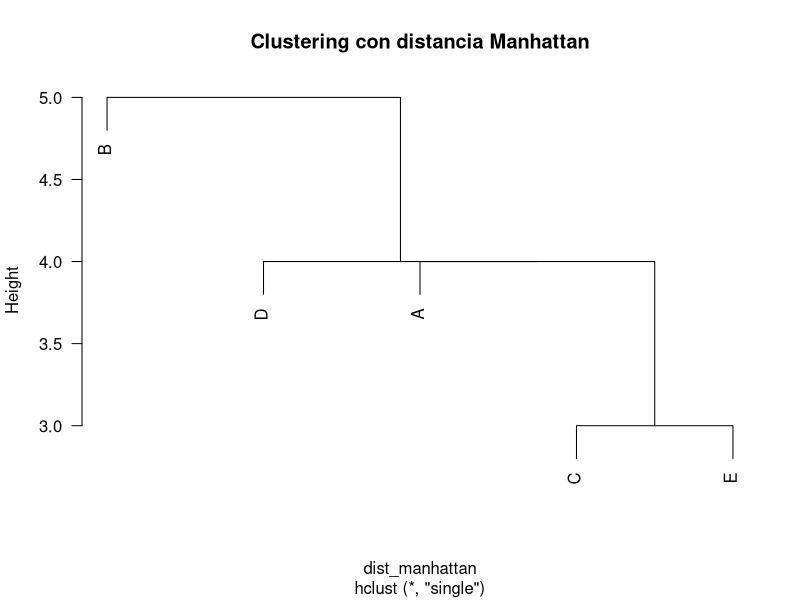
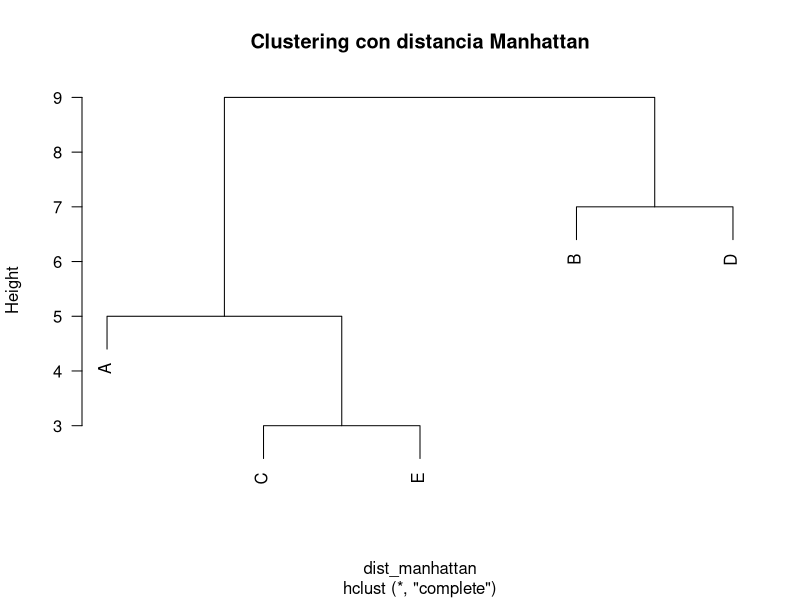
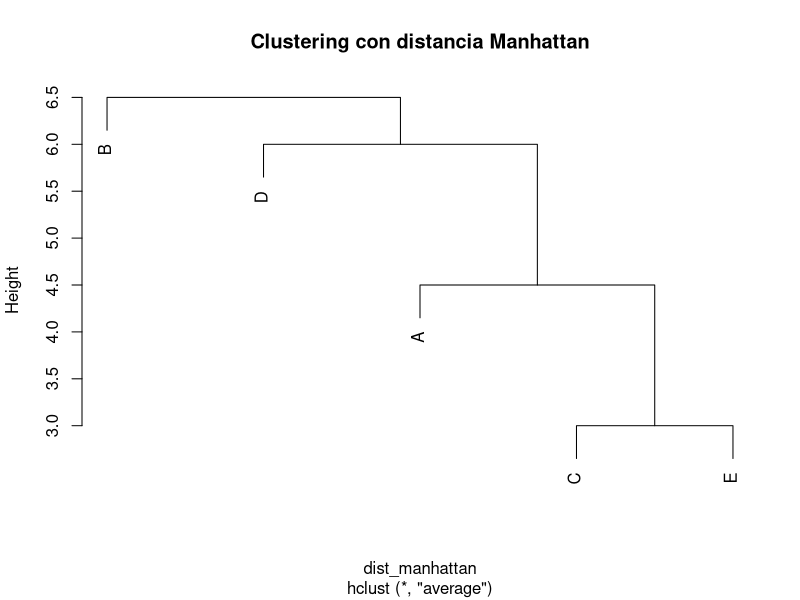
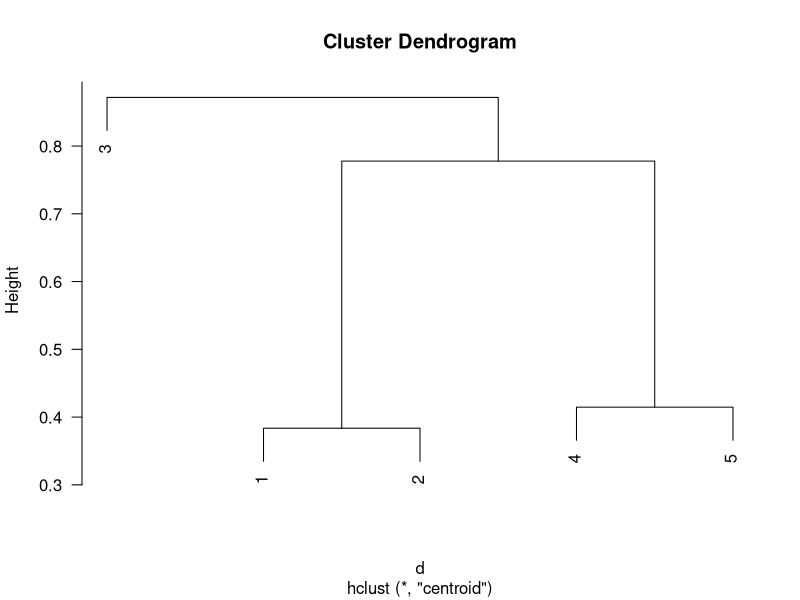
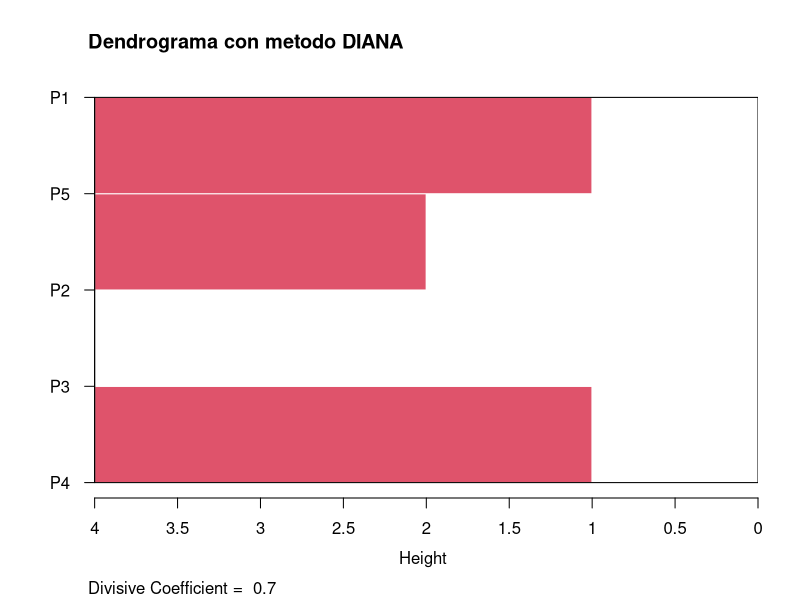
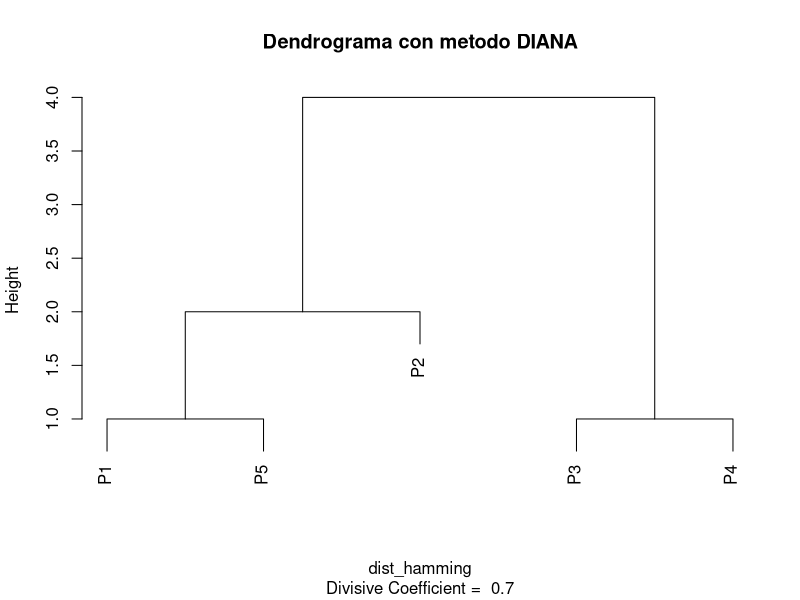
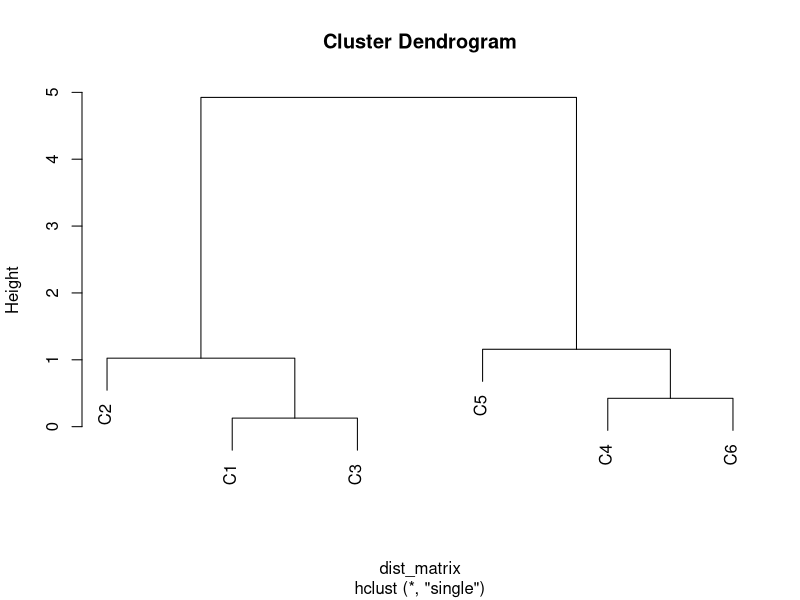
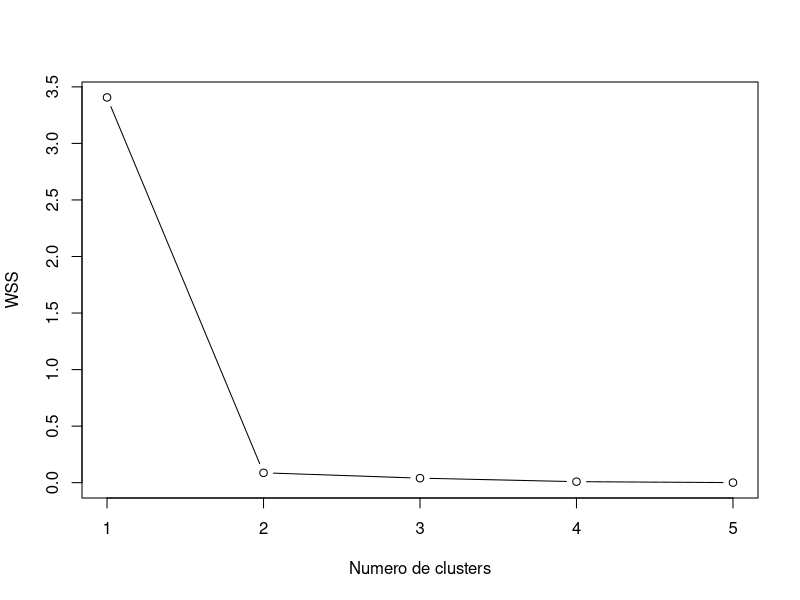

Recreate these plots in R, in order.
# Pregunta 1

# Crear los datos
puntos <- data.frame(
  nombre = c("A","B","C","D","E"),
  x = c(1,2,4,7,5),
  y = c(1,6,3,4,1))

# Ver datos
print(puntos)

# Calcular matriz de distancias Manhattan
dist_manhattan <- dist(puntos[, c("x","y")], method = "manhattan")

# Convertir a matriz
matriz_dist <- as.matrix(dist_manhattan)

# Mostrar matriz
print(matriz_dist)

# Clustering jerárquico (Vecino mas cercano)
hc <- hclust(dist_manhattan, method = "single")

# Dibujar dendrograma
plot(hc, labels = puntos$nombre, main = "Clustering con distancia Manhattan", las=2)

# Cortar en 2 grupos
grupos <- cutree(hc, k = 2)

# Mostrar agrupaciones
resultado <- data.frame(punto = puntos$nombre, grupo = grupos)
print(resultado)

#------------------------------------------------------------------------------

# Clustering jerárquico (Vecino mas lejano)
hc <- hclust(dist_manhattan, method = "complete")

# Dibujar dendrograma
plot(hc, labels = puntos$nombre, main = "Clustering con distancia Manhattan", las=2)

# Cortar en 2 grupos
grupos <- cutree(hc, k = 2)

# Mostrar agrupaciones
resultado <- data.frame(punto = puntos$nombre, grupo = grupos)
print(resultado)

#------------------------------------------------------------------------------

# Clustering jerárquico (Promedio)
hc <- hclust(dist_manhattan, method = "average")

# Dibujar dendrograma
plot(hc, labels = puntos$nombre, main = "Clustering con distancia Manhattan")

# Cortar en 2 grupos
grupos <- cutree(hc, k = 2)

# Mostrar agrupaciones
resultado <- data.frame(punto = puntos$nombre, grupo = grupos)
print(resultado)

#------------------------------------------------------------------------------

# Pregunta 2

proveedores <- data.frame(
  precio = c(130,120,90,200,180),
  calidad = c(8,9,6,7,8),
  tiempo = c(5,6,4,10,9))

proveedores

datos_norm <- as.data.frame(
  scale(proveedores,
        center = apply(proveedores, 2, min),
        scale = apply(proveedores, 2, max) - apply(proveedores, 2, min)))

datos_norm
d <- dist(datos_norm) # Se calcula la matriz de distancias
d

# Se desarrolla el clustering jerarquico con el metodo del centroide
hc <- hclust(d, method="centroid")
plot(hc, las=2)

#------------------------------------------------------------------------------

# Problema 3

# Crear los datos

productos <- data.frame(
  producto = c("P1","P2","P3","P4","P5"),
  X1 = c(1,1,0,0,1),
  X2 = c(0,0,1,1,0),
  X3 = c(1,1,0,0,0),
  X4 = c(1,0,0,1,1))
rownames(productos) <- productos$producto
datos <- productos[,2:5] # se eliminan los nombres para los calculos

# Distancia de Hamming
dist_hamming <- dist(datos, method = "manhattan")
dist_hamming
# Mostrar matriz de distancias
matriz_dist <- as.matrix(dist_hamming)
matriz_dist

# DIANA (cluster divisivo)

install.packages("cluster")
library(cluster)
diana_res <- diana(dist_hamming)

# Dendrograma
plot(diana_res, main = "Dendrograma con metodo DIANA")

# Resultado con k = 3
clusters <- cutree(as.hclust(diana_res), k = 3)
resultado_3 <- data.frame(cluster = clusters)
print("Clusters (k=3):")
resultado_3

# Resultado considerando k = 4
clusters_4 <- cutree(as.hclust(diana_res), k = 4)
resultado_4 <- data.frame(cluster = clusters_4)
print("Clusters (k=4):")
print(resultado_4)

# Aqui R escoge P2 en vez de P5 simplemente por el orden, y obtiene una
# combinacion ligeramente distinta pero equivalente.
# Se obtiene que los clusters son
# P3 - P4: Importados no ecologicos sin garantia.
# P1 - P2: Son ligeramente diferentes, pero ambos comparten que son ecologicos,
# no importados con garantia y de bajo nivel tecnologico.
# P5: Ecologico de alta tecnologia, y no encaja con ningun otro producto.

#------------------------------------------------------------------------------

# Pregunta 4:

# a) Definicion de Analisis de Clusters

# El analisis de clustering es una tecnica no supervisada que busca agrupar,
# observaciones en subconjuntos disjuntos, tal que la similutd dentro de cada
# grupo sea alta y entre grupos sea baja.
# En otras palabras, minimizar la varianza dentro de los grupos, y maximizar la
# varianza entre los grupos.
# Finalmente, en este contexto, el analisis de clusters permite segmentar clientes
# con comportamientos financieros similares.

# b) Creacion de datos en R y justificacion de escalamiento

datos <- data.frame(
  ingreso   = c(1.22, 1.5, 1.3, 4.5, 5.0, 4.8),
  gasto     = c(0.8, 1.0, 0.9, 3.5, 3.8, 3.2),
  productos = c(2, 3, 2, 6, 7, 6))
rownames(datos) <- c("C1", "C2", "C3", "C4", "C5", "C6")
datos

# Es necesario estandarizar los datos, debido que estan en unidades y escalas
# diferentes. Si no se escalan, aquellas variables con valores muy altos seran
# predominantes, afectando seriamente los calculos e invalidando las similitudes.
# El escalamiento min-max es el mejor en este caso, porque compara los valores
# con el maximo, de forma que esten entre 0 y 1 (uniforme).

datos_norm <- as.data.frame(scale(datos,
                                  center = apply(datos, 2, min),
                                 scale = apply(datos, 2, max) - apply(datos, 2, min)))
# Esta es una forma conveniente de calcular el escalamiento min-max
datos_norm

# c) Distancia Euclideana

dist_matrix <- dist(datos, method = "euclidean")
as.matrix(dist_matrix)

# Se puede observar distancias relativamente pequeñas entre C1, C2 y C3, lo que
# indica comportamientos financieros similares (bajo ingreso, bajo gasto y
# pocos productos).
# De forma analoga, los clientes C4, C5 y C6 presentan distancias pequeñas entre
# si, evidenciando un segundo grupo homogeneo con mayores niveles de ingreso,
# gasto y numero de productos.
# Las distancias entre ambos grupos son considerablemente mayores, lo que
# sugiere una clara separacion entre dos segmentos de clientes.


# d) Clustering Jerarquico (Single Linkage)

hc_single <- hclust(dist_matrix, method = "single")
plot(hc_single)
cutree(hc_single, k = 2)

# Se puede observar que en las primeras iteraciones se agrupa C1 y C3, y
# posteriormente se incorpora C2, formando el cluster {C1}, C2, C3}.
# De forma paralela, los clientes C4 y C6 se agrupan primero, y luego se añade
# C2, formando un segundo grupo {C4, C5, C6}.
# De esta manera, el metodo identifica 2 clusters principales:
# {C1, C2, C3}: Clientes de bajo ingreso, gasto y pocos productos.
# {C4, C5, C6}: Clientes de alto ingreso, gasto y muchos productos.

# e) Metodo K-Means con K=2

set.seed(123)
km <- kmeans(datos_norm, centers = 2, nstart = 25)
km$cluster
km$centers

# Al aplicar este metodo, se obtienen resultados similares. Ademas, permite ver
# que los centroides del primer cluster presentan valores bajos en las 3
# variables normalizadas; mientras que en el segundo cluster kis valores son
# altos en ingreso, gasto y numero de productos.
# Este analisis permite diseñar estrategias diferenciadas segun el perfil
# del cliente.

# f) Metodo del Codo

wss <- numeric(5)
for (k in 1:5) {
  km <- kmeans(datos_norm, centers = k, nstart = 25)
  wss[k] <- km$tot.withinss}

plot(1:5, wss, type = "b",
     xlab = "Numero de clusters",
     ylab = "WSS")

# El grafico muestra una disminucion pronunciada del WSS al pasar de K=1 a K=2,
# seguida de una reduccion mucho menor para valores mayores de K.
# Esto indica la presencia de un codo en K=2. De esta manera el optimo son 2,
# ya que caputra la mayor parte de la estructura de datos sin sobreajustar el modelo.

# g) Coeficiente de Silhouette

# El coeficiente de Silhuoette esta acotado en [-1, 1] y mide que tan bien
# asignada esta cada observacion a su cluster.
# Valores cercanos a 1 indican una buena asignacion.
# Valores cercanos a 0 estan en el borde entre clusters.
# Valores negativos sugieren mala asignacion.

library(cluster)
km2 <- kmeans(datos_norm, centers = 2, nstart = 25)
sil <- silhouette(km2$cluster, dist(datos_norm))
plot(sil)

# El coeficiente promedio es aproximadamente 0.87, lo que indica una calidad de
# clustering excelente. Los valores individuales se encuentran cercanos a 1,
# lo que indica que las obs estan bien asignadas. No se observan valores
# cercanos a 0 ni negativos, lo que implica que no existen observaciones mal
# asignadas. Ambos clusters presentan tamaños equilibrados y valores promedio
# de silueta elevados, lo que refuerza la calidad de la segmentacion.

#------------------------------------------------------------------------------
